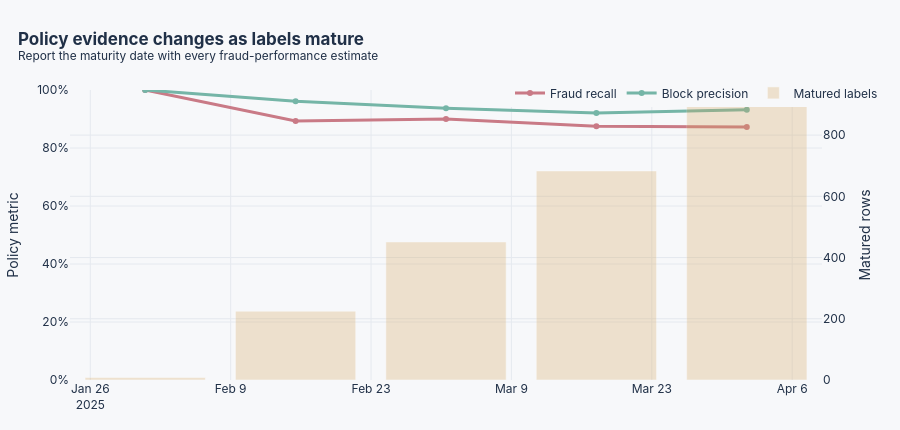

Source (notebook cell):
### Markdown cell above
## 5 · Monitor policy quality only on mature outcomes

Precision and recall below describe the simulated three-way policy on the observed labels available at each checkpoint. They are demonstration metrics, not production claims.

### Code cell
monitoring = []
for checkpoint in checkpoints:
    rows = point_in_time_training_rows(db, checkpoint)
    if rows:
        monitoring.append({"as_of":checkpoint, **policy_metrics(rows)})
metrics = pd.DataFrame(monitoring)

fig = make_subplots(specs=[[{"secondary_y": True}]])
fig.add_trace(go.Scatter(x=metrics.as_of, y=metrics.fraud_recall, name="Fraud recall", line={"color":PALETTE["rose"],"width":3}, mode="lines+markers"), secondary_y=False)
fig.add_trace(go.Scatter(x=metrics.as_of, y=metrics.block_precision, name="Block precision", line={"color":PALETTE["teal"],"width":3}, mode="lines+markers"), secondary_y=False)
fig.add_trace(go.Bar(x=metrics.as_of, y=metrics.matured_rows, name="Matured labels", marker_color=PALETTE["amber"], opacity=0.28), secondary_y=True)
fig.update_yaxes(title="Policy metric", range=[0,1], tickformat=".0%", secondary_y=False)
fig.update_yaxes(title="Matured rows", secondary_y=True)
finish(fig, "Policy evidence changes as labels mature", "Report the maturity date with every fraud-performance estimate")
fig.show()
metrics.round(4)

### Figure 1 — Plotly figure (JSON) as saved in the notebook; plotly's stock layout.template omitted (floating-point values rounded to 4 significant figures)
{"data": [{"line": {"color": "#C97A86", "width": 3}, "mode": "lines+markers", "name": "Fraud recall", "type": "scatter", "x": ["2025-01-31T11:23:58", "2025-02-15T11:23:58", "2025-03-02T11:23:58", "2025-03-17T11:23:58", "2025-04-01T11:23:58"], "xaxis": "x", "y": [1.0, 0.8929, 0.9, 0.875, 0.8727], "yaxis": "y"}, {"line": {"color": "#75B5A7", "width": 3}, "mode": "lines+markers", "name": "Block precision", "type": "scatter", "x": ["2025-01-31T11:23:58", "2025-02-15T11:23:58", "2025-03-02T11:23:58", "2025-03-17T11:23:58", "2025-04-01T11:23:58"], "xaxis": "x", "y": [1.0, 0.9615, 0.9375, 0.9211, 0.932], "yaxis": "y"}, {"marker": {"color": "#D6A65D"}, "name": "Matured labels", "opacity": 0.28, "type": "bar", "x": ["2025-01-31T11:23:58", "2025-02-15T11:23:58", "2025-03-02T11:23:58", "2025-03-17T11:23:58", "2025-04-01T11:23:58"], "xaxis": "x", "y": [8.0, 225.0, 451.0, 683.0, 900.0], "yaxis": "y2"}], "layout": {"font": {"color": "#203047", "family": "Inter, Avenir, Arial"}, "height": 430, "legend": {"orientation": "h", "x": 0.55, "y": 1.04}, "margin": {"b": 50, "l": 50, "r": 30, "t": 90}, "paper_bgcolor": "#F7F8FA", "plot_bgcolor": "#F7F8FA", "title": {"text": "<b>Policy evidence changes as labels mature</b><br><sup>Report the maturity date with every fraud-performance estimate</sup>", "x": 0.02}, "xaxis": {"anchor": "y", "domain": [0.0, 0.94], "gridcolor": "#E5E9EF", "zeroline": false}, "yaxis": {"anchor": "x", "domain": [0.0, 1.0], "gridcolor": "#E5E9EF", "range": [0, 1], "tickformat": ".0%", "title": {"text": "Policy metric"}, "zeroline": false}, "yaxis2": {"anchor": "x", "gridcolor": "#E5E9EF", "overlaying": "y", "side": "right", "title": {"text": "Matured rows"}, "zeroline": false}}}
